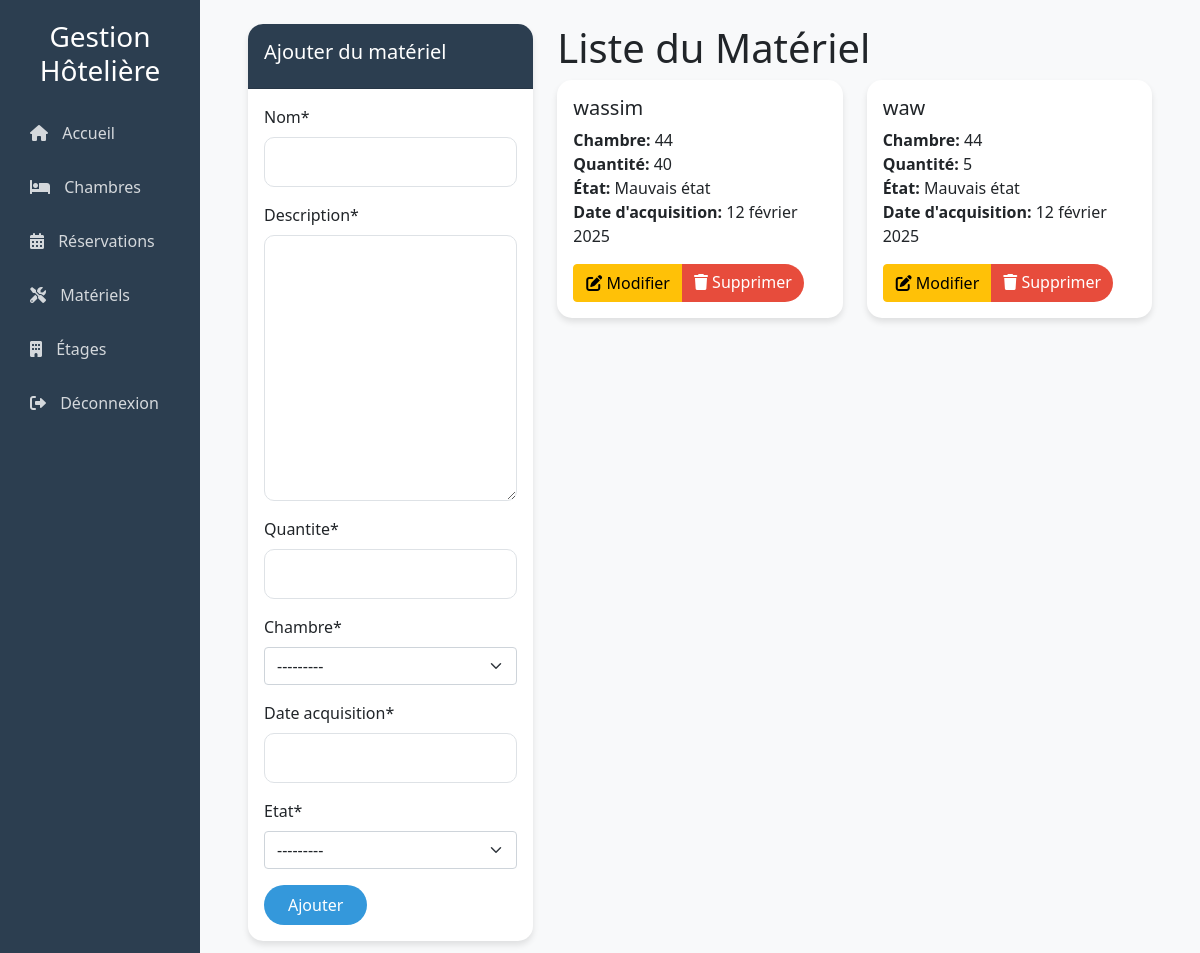
The app's page /materiels/ (signed in) with its own data.
### chambres/models.py (models this page shows, shortened)
class TypeChambre(models.Model):
    nom = models.CharField(max_length=50)
    description = models.TextField()
    prix_par_nuit = models.DecimalField(max_digits=10, decimal_places=2)

class Chambre(models.Model):
    numero = models.CharField(max_length=10, unique=True)
    etage = models.ForeignKey('etages.Etage', on_delete=models.CASCADE)
    type_chambre = models.ForeignKey(TypeChambre, on_delete=models.CASCADE)
    capacite = models.IntegerField()
    statut = models.CharField(max_length=20, choices=[
        ('disponible', 'Disponible'),
        ('occupee', 'Occupée'),
        ('maintenance', 'En maintenance'),
        ('nettoyage', 'En nettoyage')
    ])
    description = models.TextField()
    def __str__(self):
        return f"Chambre {self.numero} - {self.type_chambre.nom}"

### materiels/models.py (models this page shows, shortened)
class Materiel(models.Model):
    nom = models.CharField(max_length=100)
    description = models.TextField()
    quantite = models.IntegerField()
    chambre = models.ForeignKey('chambres.Chambre', on_delete=models.CASCADE)
    date_acquisition = models.DateField()
    etat = models.CharField(max_length=20, choices=[
        ('neuf', 'Neuf'),
        ('bon', 'Bon état'),
        ('moyen', 'État moyen'),
        ('mauvais', 'Mauvais état')
    ])

### materiels/views.py (the view)
# urls.py: path('', views.liste_materiels, name='liste_materiels'),
@login_required
def liste_materiels(request):
    materiels = Materiel.objects.all()
    form = MaterielForm()
    if request.method == 'POST':
        form = MaterielForm(request.POST)
        if form.is_valid():
            form.save()
            return redirect('materiels:liste_materiels')
    return render(request, 'materiels/liste_materiels.html', {
        'materiels': materiels,
        'form': form
    })

### materiels/forms.py
class MaterielForm(forms.ModelForm):
    class Meta:
        model = Materiel
        fields = ['nom', 'description', 'quantite', 'chambre', 'date_acquisition', 'etat']

### templates/materiels/liste_materiels.html (shortened to what this page needs)
{% extends 'base.html' %}
{% load crispy_forms_tags %}
{% block content %}
<div class="container mt-4">
    <div class="row">
        <div class="col-md-4 mb-4">
            <div class="card">
                <div class="card-header">
                    <h5>Ajouter du matériel</h5>
                </div>
                <div class="card-body">
                    <form method="post">
                        {{ form|crispy }}
                        <button type="submit" class="btn btn-primary">Ajouter</button>
                    </form>
                </div>
            </div>
        </div>
        <div class="col-md-8">
            <h1>Liste du Matériel</h1>
            <div class="row">
                {% for materiel in materiels %}
                <div class="col-md-6 mb-4">
                    <div class="card">
                        <div class="card-body">
                            <h5 class="card-title">{{ materiel.nom }}</h5>
                            <p class="card-text">
                                <strong>Chambre:</strong> {{ materiel.chambre.numero }}<br>
                                <strong>Quantité:</strong> {{ materiel.quantite }}<br>
                                <strong>État:</strong> {{ materiel.get_etat_display }}<br>
                                <strong>Date d'acquisition:</strong> {{ materiel.date_acquisition }}
                            </p>
                            <div class="btn-group">
                                <a href="{% url 'materiels:update_materiel' materiel.id %}" class="btn btn-warning">
                                    <i class="fas fa-edit"></i> Modifier
                                </a>
                                <a href="{% url 'materiels:delete_materiel' materiel.id %}" class="btn btn-danger">
                                    <i class="fas fa-trash"></i> Supprimer
                                </a>
                            </div>
                        </div>
                    </div>
                </div>
                {% endfor %}
            </div>
        </div>
    </div>
</div>
{% endblock %}

### templates/base.html (shortened to what this page needs)
{% load static %}
<!DOCTYPE html>
<html lang="fr">
<head>
    <link href="https://cdn.jsdelivr.net/npm/bootstrap@5.1.3/dist/css/bootstrap.min.css" rel="stylesheet">
    <link href="https://cdnjs.cloudflare.com/ajax/libs/font-awesome/6.0.0/css/all.min.css" rel="stylesheet">
    <link rel="stylesheet" href="https://cdnjs.cloudflare.com/ajax/libs/animate.css/4.1.1/animate.min.css">
</head>
<body>
    <div class="container-fluid">
        <div class="row">
            <div class="col-md-3 col-lg-2 d-md-block sidebar collapse">
                <div class="position-sticky">
                    <div class="text-center mb-4">
                        <h3 class="text-white">Gestion Hôtelière</h3>
                    </div>
                    <ul class="nav flex-column">
                        <li class="nav-item">
                            <a href="{% url 'users:home' %}" class="nav-link">
                                <i class="fas fa-home"></i> Accueil
                            </a>
                        </li>
                        <li class="nav-item">
                            <a href="{% url 'chambres:liste_chambres' %}" class="nav-link">
                                <i class="fas fa-bed"></i> Chambres
                            </a>
                        </li>
                        <li class="nav-item">
                            <a href="{% url 'reservations:liste_reservations' %}" class="nav-link">
                                <i class="fas fa-calendar-alt"></i> Réservations
                            </a>
                        </li>
                        <li class="nav-item">
                            <a href="{% url 'materiels:liste_materiels' %}" class="nav-link">
                                <i class="fas fa-tools"></i> Matériels
                            </a>
                        </li>
                        <li class="nav-item">
                            <a href="{% url 'etages:liste_etages' %}" class="nav-link">
                                <i class="fas fa-building"></i> Étages
                            </a>
                        </li>
                        {% if user.is_authenticated %}
                        <li class="nav-item mt-auto">
                            <a href="{% url 'users:logout' %}" class="nav-link">
                                <i class="fas fa-sign-out-alt"></i> Déconnexion
                            </a>
                        </li>
                        {% endif %}
                    </ul>
                </div>
            </div>
            <main class="col-md-9 ms-sm-auto col-lg-10 px-md-4">
                {% block content %}
                {% endblock %}
            </main>
        </div>
    </div>
</body>
</html>

### templates/base.html (style rules this page uses)
:root { --primary-color: #2c3e50; --secondary-color: #3498db; --accent-color: #e74c3c; --light-bg: #f8f9fa; }
body { background-color: var(--light-bg); font-family: 'Segoe UI', Tahoma, Geneva, Verdana, sans-serif; }
.nav-link { color: rgba(255,255,255,0.8) !important; transition: all 0.3s ease; }
.card { border: none; border-radius: 15px; box-shadow: 0 4px 6px rgba(0,0,0,0.1); transition: all 0.3s ease; margin-bottom: 20px; }
.card-header { background-color: var(--primary-color); color: white; border-radius: 15px 15px 0 0 !important; padding: 1rem; }
.btn-primary { background-color: var(--secondary-color); border: none; padding: 0.5rem 1.5rem; border-radius: 25px; transition: all 0.3s ease; }
.btn-danger { background-color: var(--accent-color); border: none; border-radius: 25px; }
.animate-fade-in { animation: fadeIn 0.5s ease-in; }
.sidebar { background-color: var(--primary-color); min-height: 100vh; padding: 20px; }
.sidebar .nav-link { color: white; margin-bottom: 10px; border-radius: 10px; padding: 10px; }
.sidebar .nav-link i { margin-right: 10px; }
.form-control { border-radius: 10px; border: 1px solid #dee2e6; padding: 0.75rem; }

### records on screen
Materiel: nom "wassim", chambre.numero "44", quantite "40", etat "Mauvais état", date_acquisition "12 février 2025"
Materiel: nom "waw", chambre.numero "44", quantite "5", etat "Mauvais état", date_acquisition "12 février 2025"
